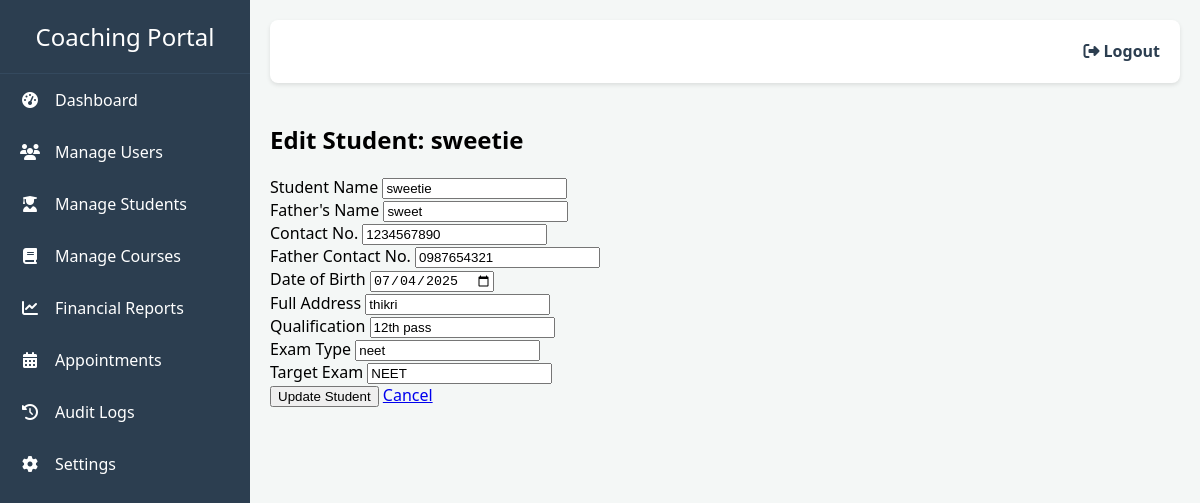
The app's page /admin_portal/edit_student/1 (signed in) with its own data.
### models.py (models this page shows)
class Student(db.Model):
    id = db.Column(db.Integer, primary_key=True)
    name = db.Column(db.String(100), nullable=False)
    date_of_admission = db.Column(db.String(20), nullable=True)
    enquiry_id = db.Column(db.Integer, db.ForeignKey('enquiry.id'), unique=True, nullable=True)
    enquiry = db.relationship('Enquiry', backref='student', uselist=False)
    father_name = db.Column(db.String(100), nullable=True)
    qualification = db.Column(db.String(100), nullable=True)
    contact_no = db.Column(db.String(20), nullable=True)
    father_contact_no = db.Column(db.String(20), nullable=True)
    dob = db.Column(db.String(20), nullable=True)
    full_address = db.Column(db.String(200), nullable=True)
    exam_type = db.Column(db.String(100), nullable=True)
    target_exam = db.Column(db.String(100), nullable=True)
    fees = db.relationship('Fee', backref='student', lazy=True, cascade='all, delete-orphan')

### app.py (the view, shortened to what this page needs)
@app.route('/admin_portal/edit_student/<int:student_id>', methods=['GET', 'POST'])
@login_required
def edit_student(student_id):
    if current_user.role != 'admin':
        return redirect(url_for('login'))
    student = db.session.get(Student, student_id)
    if student is None:
        flash("Student not found.", 'danger')
        return redirect(url_for('manage_students'))
    return render_template('edit_student.html', student=student)

### app.py (called while the page is built)
@login_manager.user_loader
def load_user(user_id):
    return db.session.get(User, int(user_id))

### templates/edit_student.html (shortened to what this page needs)
{% extends "base.html" %}
{% block content %}
<div class="max-w-xl mx-auto px-4 py-6">
    <div class="bg-white shadow-lg rounded-2xl p-6">
        <h2 class="text-2xl font-bold text-gray-800 mb-4">Edit Student: {{ student.name }}</h2>
        <form method="POST" action="{{ url_for('edit_student', student_id=student.id) }}">
            <div class="mb-4">
                <label for="student_name" class="block text-gray-700 text-sm font-semibold mb-2">Student Name</label>
                <input type="text" id="student_name" name="student_name" value="{{ student.name }}" class="w-full px-3 py-2 border rounded-lg focus:outline-none focus:ring focus:border-blue-300" required>
            </div>
            <div class="mb-4">
                <label for="father_name" class="block text-gray-700 text-sm font-semibold mb-2">Father's Name</label>
                <input type="text" id="father_name" name="father_name" value="{{ student.father_name }}" class="w-full px-3 py-2 border rounded-lg focus:outline-none focus:ring focus:border-blue-300">
            </div>
            <div class="mb-4">
                <label for="contact_no" class="block text-gray-700 text-sm font-semibold mb-2">Contact No.</label>
                <input type="text" id="contact_no" name="contact_no" value="{{ student.contact_no }}" class="w-full px-3 py-2 border rounded-lg focus:outline-none focus:ring focus:border-blue-300">
            </div>
            <div class="mb-4">
                <label for="father_contact_no" class="block text-gray-700 text-sm font-semibold mb-2">Father Contact No.</label>
                <input type="text" id="father_contact_no" name="father_contact_no" value="{{ student.father_contact_no }}" class="w-full px-3 py-2 border rounded-lg focus:outline-none focus:ring focus:border-blue-300">
            </div>
            <div class="mb-4">
                <label for="dob" class="block text-gray-700 text-sm font-semibold mb-2">Date of Birth</label>
                <input type="date" id="dob" name="dob" value="{{ student.dob }}" class="w-full px-3 py-2 border rounded-lg focus:outline-none focus:ring focus:border-blue-300">
            </div>
            <div class="mb-4">
                <label for="full_address" class="block text-gray-700 text-sm font-semibold mb-2">Full Address</label>
                <input type="text" id="full_address" name="full_address" value="{{ student.full_address }}" class="w-full px-3 py-2 border rounded-lg focus:outline-none focus:ring focus:border-blue-300">
            </div>
            <div class="mb-4">
                <label for="qualification" class="block text-gray-700 text-sm font-semibold mb-2">Qualification</label>
                <input type="text" id="qualification" name="qualification" value="{{ student.qualification }}" class="w-full px-3 py-2 border rounded-lg focus:outline-none focus:ring focus:border-blue-300">
            </div>
            <div class="mb-4">
                <label for="exam_type" class="block text-gray-700 text-sm font-semibold mb-2">Exam Type</label>
                <input type="text" id="exam_type" name="exam_type" value="{{ student.exam_type }}" class="w-full px-3 py-2 border rounded-lg focus:outline-none focus:ring focus:border-blue-300">
            </div>
            <div class="mb-4">
                <label for="target_exam" class="block text-gray-700 text-sm font-semibold mb-2">Target Exam</label>
                <input type="text" id="target_exam" name="target_exam" value="{{ student.target_exam }}" class="w-full px-3 py-2 border rounded-lg focus:outline-none focus:ring focus:border-blue-300">
            </div>
            <div class="flex space-x-4">
                <button type="submit" class="w-full bg-blue-500 text-white font-bold py-2 px-4 rounded-xl hover:bg-blue-600 transition">
                    Update Student
                </button>
                <a href="{{ url_for('manage_students') }}" class="w-full text-center bg-gray-500 text-white font-bold py-2 px-4 rounded-xl hover:bg-gray-600 transition">
                    Cancel
                </a>
            </div>
        </form>
    </div>
</div>
{% endblock %}

### templates/base.html (style rules this page uses)
body { font-family: 'Segoe UI', Tahoma, Geneva, Verdana, sans-serif; margin: 0; background-color: #f4f7f6; display: flex; }

### records on screen
Student: name "sweetie", student_name "sweetie", father_name "sweet", contact_no "1234567890", father_contact_no "0987654321", dob "07/04/2025", full_address "thikri", qualification "12th pass", exam_type "neet", target_exam "NEET"
